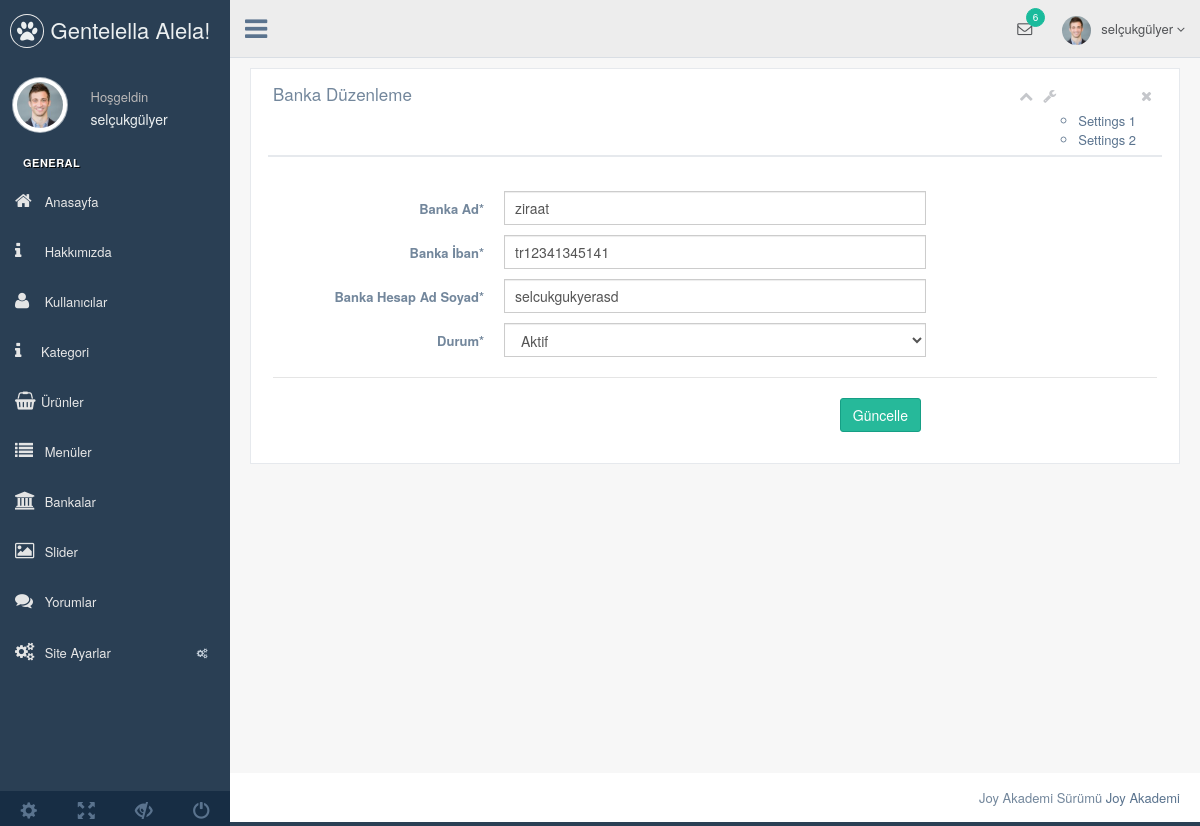
/nedmin/production/banka-duzenle.php?banka_id=1 (signed in), run on the app's committed database.
### tables this page shows
CREATE TABLE `kullanici` (
  `kullanici_id` int(11) NOT NULL,
  `kullanici_zaman` datetime NOT NULL DEFAULT CURRENT_TIMESTAMP,
  `kullanici_tc` varchar(250) NOT NULL,
  `kullanici_ad` varchar(50) NOT NULL,
  `kullanici_mail` varchar(50) NOT NULL,
  `kullanici_gsm` varchar(100) NOT NULL,
  `kullanici_password` varchar(50) NOT NULL,
  `kullanici_adsoyad` varchar(50) NOT NULL,
  `kullanici_adres` varchar(50) NOT NULL,
  `kullanici_il` varchar(250) NOT NULL,
  `kullanici_ilce` varchar(250) NOT NULL,
  `kullanici_unvan` varchar(100) NOT NULL,
  `kullanici_yetki` varchar(50) NOT NULL,
  `kullanici_durum` int(1) NOT NULL DEFAULT '1'
);

CREATE TABLE `banka` (
  `banka_id` int(11) NOT NULL,
  `banka_ad` varchar(60) NOT NULL,
  `banka_iban` varchar(50) NOT NULL,
  `banka_hesapadsoyad` varchar(250) NOT NULL,
  `banka_durum` enum('0','1') NOT NULL DEFAULT '0'
);

### nedmin/production/banka-duzenle.php (the view, shortened to what this page needs)
<?php
include'header.php';
  $bankasor=$db->prepare("SELECT * from banka where banka_id=:id" );
  $bankasor->execute(array
    (
      'id' => $_GET['banka_id']
    ));
  $bankacek=$bankasor->fetch(PDO::FETCH_ASSOC);
 ?>
 <head>
</head>
        <div class="right_col" role="main">
          <div class="">
            <div class="row">
              <div class="col-md-12 col-sm-12 col-xs-12">
                <div class="x_panel">
                  <div class="x_title">
                    <h2>Banka Düzenleme </h2>
                    <ul class="nav navbar-right panel_toolbox">
                      <li><a class="collapse-link"><i class="fa fa-chevron-up"></i></a>
                      </li>
                      <li class="dropdown">
                        <a href="#" class="dropdown-toggle" data-toggle="dropdown" role="button" aria-expanded="false"><i class="fa fa-wrench"></i></a>
                        <ul class="dropdown-banka" role="banka">
                          <li><a href="#">Settings 1</a>
                          </li>
                          <li><a href="#">Settings 2</a>
                          </li>
                        </ul>
                      </li>
                      <li><a class="close-link"><i class="fa fa-close"></i></a>
                      </li>
                    </ul>
                    <div class="clearfix"></div>
                  </div>
                  <div class="x_content">
                    <br />
                    <form action="../netting/islem.php" method="POST" id="demo-form2" data-parsley-validate class="form-horizontal form-label-left">
                       <div class="form-group">
                        <label class="control-label col-md-3 col-sm-3 col-xs-12" for="first-name">Banka Ad<span class="required">*</span>
                        </label>
                        <div class="col-md-6 col-sm-6 col-xs-12">
                          <input type="text" id="first-name" name="banka_ad" required="required" value="<?php echo $bankacek['banka_ad'] ?>" class="form-control col-md-7 col-xs-12">
                        </div>
                      </div>
                      <div class="form-group">
                        <label class="control-label col-md-3 col-sm-3 col-xs-12" for="first-name">Banka İban<span class="required">*</span>
                        </label>
                        <div class="col-md-6 col-sm-6 col-xs-12">
                          <input type="text" id="first-name" name="banka_iban" required="required" value="<?php echo $bankacek['banka_iban'] ?>" class="form-control col-md-7 col-xs-12">
                        </div>
                      </div>
                      <div class="form-group">
                        <label class="control-label col-md-3 col-sm-3 col-xs-12" for="first-name">Banka Hesap Ad Soyad<span class="required">*</span>
                        </label>
                        <div class="col-md-6 col-sm-6 col-xs-12">
                          <input type="text" id="first-name" name="banka_hesapadsoyad" required="required" value="<?php echo $bankacek['banka_hesapadsoyad'] ?>" class="form-control col-md-7 col-xs-12">
                        </div>
                      </div>
                        <div class="form-group">
                        <label class="control-label col-md-3 col-sm-3 col-xs-12" for="first-name">Durum<span class="required">*</span>
                        </label>
                        <div class="col-md-6 col-sm-6 col-xs-12">
                          <select type="text" id="first-name" name="banka_durum"  required="required" class="form-control">
                          <option value="1" <?php echo $bankacek['banka_durum']=='1' ? 'selected=""' : ''; ?>>
                          Aktif</option>
                          </select>
                        </div>
                      </div>
                      <div class="ln_solid"></div>
                      <div class="form-group">
                        <div align="right" class="col-md-6 col-sm-6 col-xs-12 col-md-offset-3">
                          <button type="submit" name="bankaduzenle" class="btn btn-success">Güncelle</button>
                        </div>
                      </div>
                    </form>
                  </div>
                </div>
              </div>
            </div>
          </div>
        </div>
     <?php include 'footer.php'; ?>

### nedmin/production/header.php (shortened to what this page needs)
<?php
  include '../netting/baglan.php';
    $kullanicisor=$db->prepare("SELECT * from kullanici where kullanici_mail=:mail" );
  $kullanicisor->execute(array
    (
      'mail' => $_SESSION['kullanici_mail']
    ));
  $kullanicicek=$kullanicisor->fetch(PDO::FETCH_ASSOC);
 ?>
<!DOCTYPE html>
<html lang="en">
  <head>
    <link href="../vendors/bootstrap/dist/css/bootstrap.min.css" rel="stylesheet">
    <link href="../vendors/font-awesome/css/font-awesome.min.css" rel="stylesheet">
    <link href="../vendors/nprogress/nprogress.css" rel="stylesheet">
    <link href="../vendors/iCheck/skins/flat/green.css" rel="stylesheet">
    <link href="../vendors/datatables.net-bs/css/dataTables.bootstrap.min.css" rel="stylesheet">
    <link href="../vendors/datatables.net-buttons-bs/css/buttons.bootstrap.min.css" rel="stylesheet">
    <link href="../vendors/datatables.net-fixedheader-bs/css/fixedHeader.bootstrap.min.css" rel="stylesheet">
    <link href="../vendors/datatables.net-responsive-bs/css/responsive.bootstrap.min.css" rel="stylesheet">
    <link href="../vendors/datatables.net-scroller-bs/css/scroller.bootstrap.min.css" rel="stylesheet">
    <link rel="stylesheet"  href="../vendors/dropzone/dist/min/dropzone.min.css">
    <link href="../build/css/custom.min.css" rel="stylesheet">
  </head>
  <body class="nav-md">
    <div class="container body">
      <div class="main_container">
        <div class="col-md-3 left_col">
          <div class="left_col scroll-view">
            <div class="navbar nav_title" style="border: 0;">
              <a href="index.html" class="site_title"><i class="fa fa-paw"></i> <span>Gentelella Alela!</span></a>
            </div>
            <div class="profile clearfix">
              <div class="profile_pic">
                <img src="images/img.jpg" alt="..." class="img-circle profile_img">
              </div>
              <div class="profile_info">
                <span>Hoşgeldin</span>
                <h2><?php echo $kullanicicek['kullanici_adsoyad'] ?></h2>
              </div>
            </div>
            <br />
            <div id="sidebar-menu" class="main_menu_side hidden-print main_menu">
              <div class="menu_section">
                <h3>General</h3>
                <ul class="nav side-menu">
                   <li><a href="index.php"><i class="fa fa-home"></i> Anasayfa </a></li>
                     <li><a href="hakkimizda.php"><i class="fa fa-info"></i> Hakkımızda </a></li>
                      <li><a href="kullanici.php"><i class="fa fa-user"></i> Kullanıcılar </a></li>
                      <li><a href="kategori.php"><i class="fa fa-info"></i>Kategori</a></li>
                      <li><a href="urun.php"><i class="fa fa-shopping-basket"></i>Ürünler</a></li>
                      <li><a href="menu.php"><i class="fa fa-list"></i> Menüler </a></li>
                      <li><a href="banka.php"><i class="fa fa-university"></i> Bankalar </a></li>
                       <li><a href="slider.php"><i class="fa fa-image"></i> Slider </a></li>
                       <li><a href="yorumlar.php"><i class="fa fa-comments"></i> Yorumlar </a></li>
                  <li><a><i class="fa fa-cogs"></i> Site Ayarlar <span class="fa fa-cogs"></span></a>
                  </li>
                  </ul>
              </div>
            </div>
            <div class="sidebar-footer hidden-small">
              <a data-toggle="tooltip" data-placement="top" title="Settings">
                <span class="glyphicon glyphicon-cog" aria-hidden="true"></span>
              </a>
              <a data-toggle="tooltip" data-placement="top" title="FullScreen">
                <span class="glyphicon glyphicon-fullscreen" aria-hidden="true"></span>
              </a>
              <a data-toggle="tooltip" data-placement="top" title="Lock">
                <span class="glyphicon glyphicon-eye-close" aria-hidden="true"></span>
              </a>
              <a data-toggle="tooltip" data-placement="top" title="Logout">
                <span class="glyphicon glyphicon-off" aria-hidden="true"></span>
              </a>
            </div>
          </div>
        </div>
        <div class="top_nav">
          <div class="nav_menu">
            <nav>
              <div class="nav toggle">
                <a id="menu_toggle"><i class="fa fa-bars"></i></a>
              </div>
              <ul class="nav navbar-nav navbar-right">
                <li class="">
                  <a href="javascript:;" class="user-profile dropdown-toggle" data-toggle="dropdown" aria-expanded="false">
                    <img src="images/img.jpg" alt=""><?php echo $kullanicicek['kullanici_adsoyad'] ?>
                    <span class=" fa fa-angle-down"></span>
                  </a>
                </li>
                <li role="presentation" class="dropdown">
                  <a href="javascript:;" class="dropdown-toggle info-number" data-toggle="dropdown" aria-expanded="false">
                    <i class="fa fa-envelope-o"></i>
                    <span class="badge bg-green">6</span>
                  </a>
                </li>
              </ul>
            </nav>
          </div>
        </div>

### data on the page
kullanici: kullanici_adsoyad "selçukgülyer"
banka: banka_ad "ziraat", banka_iban "tr12341345141", banka_hesapadsoyad "selcukgukyerasd", banka_durum "Aktif"
